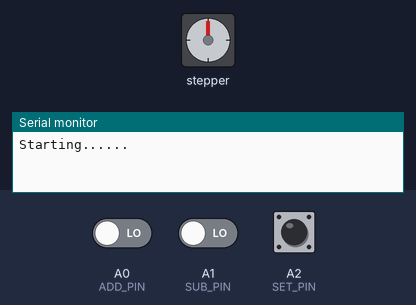
This sketch was run on a simulated Arduino Uno, built with avr-gcc and run on an emulated ATmega328P. Parts: stepper motor, the last lines printed to the serial monitor. Wiring (inferred from the names in the program): stepper motor driver (200 steps per turn assumed): step pin 2; direction pin 5; enable pin 8. Inputs (shaded band) come from the test bench; at power-on: A1 (SUB_PIN) LOW, A0 (ADD_PIN) LOW, A2 (SET_PIN) LOW.

Above: at 1.2 s.
1.3 s: A1 (SUB_PIN) driven HIGH
At 1.9 s:
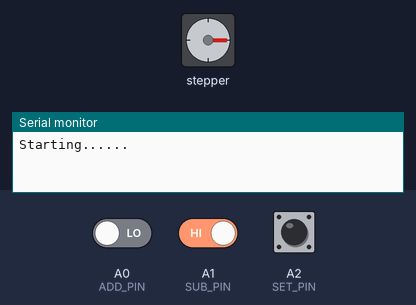
2.8 s: A0 (ADD_PIN) driven HIGH
4.3 s: A2 (SET_PIN) pulled HIGH for 0.15 s
At 5.4 s:
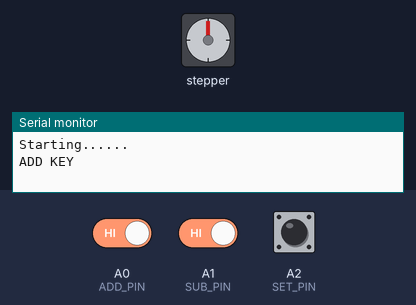
5.9 s: A2 (SET_PIN) pulled HIGH for 1 s
At 6.6 s:
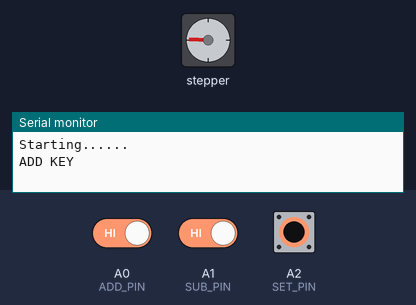
8.4 s: A2 (SET_PIN) pulled HIGH for 0.15 s
At 9.6 s:
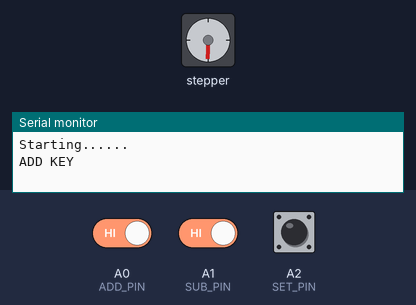
10.0 s: A2 (SET_PIN) pulled HIGH for 3.2 s
At 11.0 s:
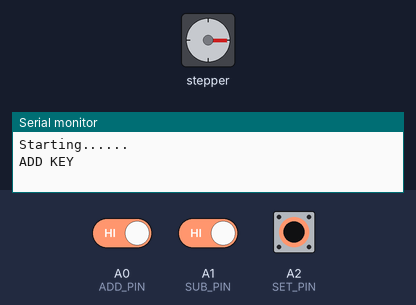
Timing chart, 0 to 13.0 s (numbered marks = the images above; inputs shaded):
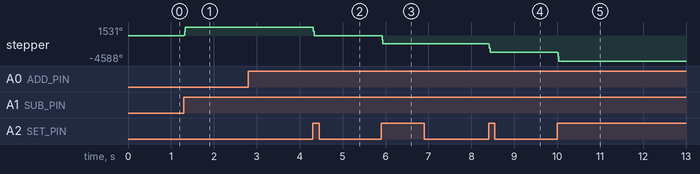

The sketch:

button_motor.ino
```cpp
/**
  *************************************************************************************************
  * @file           step
  * @author         张文超
  * @version        V2.0
  * @note    ´      步进电机基础例程
  * @note    ´      深圳市沁和智能科技有限公司，版权所有，严禁私自传播，否则必究法律责任
  *************************************************************************************************
  */

//ms1   ms2    ms3
//L       L        L       整步(没有细分)
//H      L         L      1/2(2细分)
//L      H        L       1/4(4细分)
//H      H        L       1/8(8细分)
//H      H        H      1/16(16细分)

#include <avr/interrupt.h>
#include "PinChangeInt.h"
#include "OLED12864.h"

#define MICRO 16
#define REDUCE 1
#define STEP_ANGLE 200

#define GET_TARGET   TARGET_STEP = MICRO*REDUCE*STEP_ANGLE*ANGLE/360;


// OLED12864 oled12864;

int ADD_PIN = A0;
int SUB_PIN = A1;
int SET_PIN = A2;

int EN_PIN = 8;    //使能引脚
int DIR_PIN = 5;   //方向引脚
int STEP_PIN = 2;  //脉冲引脚

int flag_dir = 0; //正转
int flag =0;
int flag_chang = 0;
double ANGLE = 0;

unsigned long STEP = 0;
unsigned long TARGET_STEP = 0;

unsigned char tcnt2 = 255;

void set_key_deal(){
  digitalWrite(DIR_PIN, LOW);
  TIMSK2 |= (1<<TOIE2);
  flag=1;
}

void add_key_deal(){
    flag_chang = 1;
    if(ANGLE < 360){ ANGLE = ANGLE + 10; }

    Serial.println("ADD KEY");
}

void sub_key_deal(){
  digitalWrite(DIR_PIN, HIGH);
  TIMSK2 |= (1<<TOIE2);
  flag=1;
}

ISR(TIMER2_OVF_vect) {
  TCNT2 = tcnt2;
  digitalWrite(STEP_PIN, HIGH);
  delayMicroseconds(31);
  digitalWrite(STEP_PIN, LOW);
  // delayMicroseconds(10);

  if(++STEP>= 1700&&flag==1){

      TIMSK2 &= ~(1<<TOIE2);
      STEP=0;
  }

  if(++STEP>= 1700&&flag==0){

      TIMSK2 &= ~(1<<TOIE2);
      STEP=0;
  }

}

void setup() {
  Serial.begin(115200);

  // oled12864.init();  // initialize with the I2C addr 0x3D (for the 128x64)
  // oled12864.clear();

  pinMode( STEP_PIN,  OUTPUT );
  pinMode( DIR_PIN,  OUTPUT );
  pinMode( EN_PIN,  OUTPUT );
  digitalWrite(STEP_PIN, LOW);
  digitalWrite(DIR_PIN, LOW);
  digitalWrite(EN_PIN, LOW);

  attachPinChangeInterrupt( ADD_PIN , add_key_deal, RISING );
  attachPinChangeInterrupt( SUB_PIN , sub_key_deal, RISING );
  attachPinChangeInterrupt( SET_PIN , set_key_deal, RISING );

  TIMSK2 &= ~(1<<TOIE2);
  TCCR2A &= ~((1<<WGM21) | (1<<WGM20));   //模式选择，正常模式
  TCCR2B &= ~(1<<WGM22);
  ASSR &= ~(1<<AS2);     //禁止异步中断触发
  TIMSK2 &= ~(1<<OCIE2A);     //中断允许标志位

  TCCR2B |= ( (1<<CS22) );                //分频控制--64分频
  TCCR2B &= ~( (1<<CS21)| (1<<CS20) );

  //tcnt2 = 256 - (int)((float)F_CPU * 0.001 / 64);   //F_CPU = 16000000

  TCNT2 = tcnt2;     //初值
  //TIMSK2 |= (1<<TOIE2);  //溢出中断允许标志位
  TIMSK2 &= ~(1<<TOIE2);   //关闭定时器
  Serial.println("Starting......");

  // oled12864.show(0,0,"SPEED:");
  // oled12864.show(0,6,tcnt2);
  // oled12864.show(2,0,"MICRO:");
  // oled12864.show(2,6,MICRO);
  // oled12864.show(3,0,"ANGLE:");
  // oled12864.show(3,6,(int)ANGLE);
  // oled12864.display();
}

void loop() {
  // Serial.println(flag);

}
```

OLED12864.cpp
```cpp
#include "OLED12864.h"

void OLED12864:: show(int y, int x, const String &s){
	   setCursor(12*x,16*y);             //设置字体的起始位置
	   println(s);   //输出字符并换行
	   //display();                  //显示以上
}

void OLED12864::  show(int y, int x, int num){
	   setCursor(12*x,16*y);             //设置字体的起始位置
	   println(num);   //输出字符并换行
	   //display();                  //显示以上

}

void OLED12864::  show(int y, int x, double num){
	   setCursor(12*x,16*y);             //设置字体的起始位置
	   println(num);   //输出字符并换行
	   //display();                  //显示以上
}

void OLED12864:: showCH(int yt, int xt, uint8_t bitmap[]){

   int16_t w=16;
   int16_t h=16;
   uint16_t color=1;
   int16_t x=16*xt;
   int16_t y=16*yt;

    int16_t byteWidth = (w + 7) / 8; // Bitmap scanline pad = whole byte
    uint8_t byte = 0;

    startWrite();
    for(int16_t j=0; j<h; j++, y++) {
        for(int16_t i=0; i<w; i++) {
            if(i & 7) byte <<= 1;
            else      byte   = pgm_read_byte(&bitmap[j * byteWidth + i / 8]);
            if(byte & 0x80) writePixel(x+i, y, color);
        }
    }
    endWrite();

	//display();

	//Serial.println("zwc");
}
```

OLED12864.h
```cpp
#ifndef _OLED12864_H_
#define _OLED12864_H_

#include <SPI.h>
#include <Wire.h>
#include <Adafruit_GFX.h>
#include <Adafruit_SSD1306.h>

#define OLED_RESET 4

//中文：转
static const unsigned char PROGMEM str_zhuan[] =
{
0x20,0x20,0x20,0x20,0x20,0x20,0xFD,0xFC,0x40,0x20,0x50,0x40,0x93,0xFE,0xFC,0x40,
0x10,0x80,0x11,0xFC,0x1C,0x04,0xF0,0x88,0x50,0x50,0x10,0x20,0x10,0x10,0x10,0x10
  };

//中文：向
static const unsigned char PROGMEM str_xiang[] =
{
0x02,0x00,0x04,0x00,0x08,0x00,0x7F,0xFC,0x40,0x04,0x40,0x04,0x47,0xC4,0x44,0x44,
0x44,0x44,0x44,0x44,0x44,0x44,0x47,0xC4,0x44,0x44,0x40,0x04,0x40,0x14,0x40,0x08
  };

//中文：速
static const unsigned char PROGMEM str_su[] =
{
0x00,0x40,0x20,0x40,0x17,0xFC,0x10,0x40,0x03,0xF8,0x02,0x48,0xF2,0x48,0x13,0xF8,
0x10,0xE0,0x11,0x50,0x12,0x48,0x14,0x44,0x10,0x40,0x28,0x00,0x47,0xFE,0x00,0x00
  };

// #if (SSD1306_LCDHEIGHT != 64)
// #error("Height incorrect, please fix Adafruit_SSD1306.h!");
// #endif


class OLED12864 : public Adafruit_SSD1306 {
	public:
		OLED12864():Adafruit_SSD1306(OLED_RESET){}

		void init(){
			begin(SSD1306_SWITCHCAPVCC, 0x3C);
			setTextSize(2);             //设置字体大小
			setTextColor(WHITE);        //设置字体颜色白色
		}

		void clear(){ clearDisplay(); }
		void show(int y, int x, const String &s);
		void show(int y, int x, int num);
		void show(int y, int x, double num);
		void showCH(int yt, int xt, uint8_t bitmap[]);
};


#endif
```

Measured:
- after the input at 1.3 s, stepper: turns 1531° clockwise, starting at once
- after the input at 4.3 s, stepper: turns 1530° counter-clockwise, starting at once
- after the input at 5.9 s, stepper: turns 1529° counter-clockwise, starting at once
- after the input at 8.4 s, stepper: turns 1530° counter-clockwise, starting at once
- after the input at 10.0 s, stepper: turns 1530° counter-clockwise, starting at once
